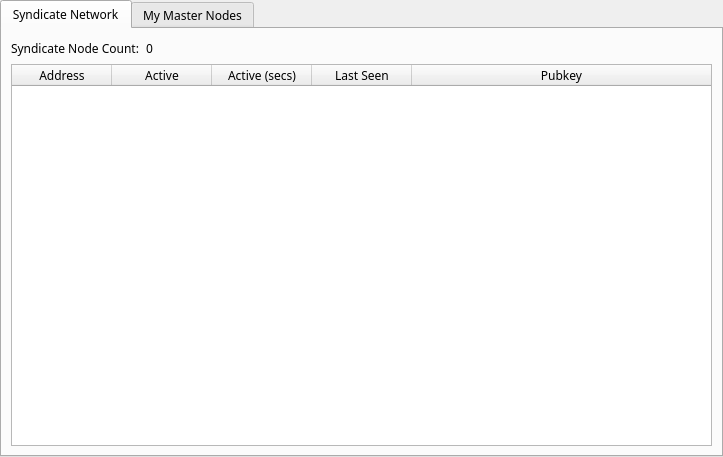
<?xml version="1.0" encoding="UTF-8"?>
<ui version="4.0">
 <class>MasternodeManager</class>
 <widget class="QWidget" name="MasternodeManager">
  <property name="geometry">
   <rect>
    <x>0</x>
    <y>0</y>
    <width>723</width>
    <height>457</height>
   </rect>
  </property>
  <property name="font">
   <font>
    <family>Sawasdee</family>
   </font>
  </property>
  <property name="windowTitle">
   <string>Form</string>
  </property>
  <layout class="QVBoxLayout" name="topLayout">
   <property name="leftMargin">
    <number>0</number>
   </property>
   <property name="topMargin">
    <number>0</number>
   </property>
   <property name="rightMargin">
    <number>0</number>
   </property>
   <property name="bottomMargin">
    <number>0</number>
   </property>
   <item>
    <layout class="QVBoxLayout" name="verticalLayout">
     <property name="bottomMargin">
      <number>0</number>
     </property>
     <item>
      <widget class="QTabWidget" name="tabWidget">
       <property name="font">
        <font>
         <family>Sawasdee</family>
        </font>
       </property>
       <property name="currentIndex">
        <number>0</number>
       </property>
       <widget class="QWidget" name="tab">
        <attribute name="title">
         <string>Syndicate Network</string>
        </attribute>
        <layout class="QGridLayout" name="gridLayout">
         <item row="1" column="0">
          <widget class="QTableWidget" name="tableWidget">
           <property name="font">
            <font>
             <family>Sawasdee</family>
            </font>
           </property>
           <property name="editTriggers">
            <set>QAbstractItemView::NoEditTriggers</set>
           </property>
           <property name="alternatingRowColors">
            <bool>true</bool>
           </property>
           <property name="selectionBehavior">
            <enum>QAbstractItemView::SelectRows</enum>
           </property>
           <property name="sortingEnabled">
            <bool>true</bool>
           </property>
           <attribute name="horizontalHeaderStretchLastSection">
            <bool>true</bool>
           </attribute>
           <column>
            <property name="text">
             <string>Address</string>
            </property>
           </column>
           <column>
            <property name="text">
             <string>Active</string>
            </property>
           </column>
           <column>
            <property name="text">
             <string>Active (secs)</string>
            </property>
           </column>
           <column>
            <property name="text">
             <string>Last Seen</string>
            </property>
           </column>
           <column>
            <property name="text">
             <string>Pubkey</string>
            </property>
           </column>
          </widget>
         </item>
         <item row="0" column="0">
          <layout class="QHBoxLayout" name="horizontalLayout_3">
           <property name="bottomMargin">
            <number>0</number>
           </property>
           <item>
            <widget class="QLabel" name="label_2">
             <property name="font">
              <font>
               <family>Sawasdee</family>
              </font>
             </property>
             <property name="text">
              <string>Syndicate Node Count:</string>
             </property>
            </widget>
           </item>
           <item>
            <widget class="QLabel" name="countLabel">
             <property name="font">
              <font>
               <family>Sawasdee</family>
              </font>
             </property>
             <property name="text">
              <string>0</string>
             </property>
            </widget>
           </item>
           <item>
            <spacer name="horizontalSpacer_3">
             <property name="font">
              <font>
               <family>Sawasdee</family>
              </font>
             </property>
             <property name="orientation">
              <enum>Qt::Horizontal</enum>
             </property>
             <property name="sizeHint" stdset="0">
              <size>
               <width>40</width>
               <height>20</height>
              </size>
             </property>
            </spacer>
           </item>
          </layout>
         </item>
        </layout>
       </widget>
       <widget class="QWidget" name="tab_2">
        <attribute name="title">
         <string>My Master Nodes</string>
        </attribute>
        <layout class="QGridLayout" name="gridLayout_2">
         <item row="0" column="0">
          <layout class="QVBoxLayout" name="verticalLayout_2">
           <property name="bottomMargin">
            <number>0</number>
           </property>
           <item>
            <layout class="QHBoxLayout" name="horizontalLayout">
             <item>
              <widget class="QPushButton" name="createButton">
               <property name="font">
                <font>
                 <family>Sawasdee</family>
                </font>
               </property>
               <property name="text">
                <string>&amp;Create...</string>
               </property>
              </widget>
             </item>
             <item>
              <spacer name="horizontalSpacer">
               <property name="font">
                <font>
                 <family>Sawasdee</family>
                </font>
               </property>
               <property name="orientation">
                <enum>Qt::Horizontal</enum>
               </property>
               <property name="sizeHint" stdset="0">
                <size>
                 <width>40</width>
                 <height>20</height>
                </size>
               </property>
              </spacer>
             </item>
            </layout>
           </item>
           <item>
            <widget class="QTableWidget" name="tableWidget_2">
             <property name="minimumSize">
              <size>
               <width>695</width>
               <height>0</height>
              </size>
             </property>
             <property name="font">
              <font>
               <family>Sawasdee</family>
              </font>
             </property>
             <property name="editTriggers">
              <set>QAbstractItemView::NoEditTriggers</set>
             </property>
             <property name="alternatingRowColors">
              <bool>true</bool>
             </property>
             <property name="selectionMode">
              <enum>QAbstractItemView::SingleSelection</enum>
             </property>
             <property name="selectionBehavior">
              <enum>QAbstractItemView::SelectRows</enum>
             </property>
             <attribute name="horizontalHeaderStretchLastSection">
              <bool>true</bool>
             </attribute>
             <column>
              <property name="text">
               <string>Alias</string>
              </property>
             </column>
             <column>
              <property name="text">
               <string>IP/Onion</string>
              </property>
             </column>
             <column>
              <property name="text">
               <string>Status</string>
              </property>
             </column>
            </widget>
           </item>
           <item>
            <layout class="QHBoxLayout" name="horizontalLayout_2">
             <property name="bottomMargin">
              <number>0</number>
             </property>
             <item>
              <widget class="QPushButton" name="editButton">
               <property name="font">
                <font>
                 <family>Sawasdee</family>
                </font>
               </property>
               <property name="text">
                <string>&amp;Edit</string>
               </property>
              </widget>
             </item>
             <item>
              <widget class="QPushButton" name="removeButton">
               <property name="font">
                <font>
                 <family>Sawasdee</family>
                </font>
               </property>
               <property name="text">
                <string>&amp;Remove</string>
               </property>
              </widget>
             </item>
             <item>
              <widget class="QPushButton" name="UpdateButton">
               <property name="font">
                <font>
                 <family>Sawasdee</family>
                </font>
               </property>
               <property name="text">
                <string>&amp;Update</string>
               </property>
              </widget>
             </item>
             <item>
              <spacer name="horizontalSpacer_2">
               <property name="font">
                <font>
                 <family>Sawasdee</family>
                </font>
               </property>
               <property name="orientation">
                <enum>Qt::Horizontal</enum>
               </property>
               <property name="sizeHint" stdset="0">
                <size>
                 <width>40</width>
                 <height>20</height>
                </size>
               </property>
              </spacer>
             </item>
            </layout>
           </item>
           <item>
            <layout class="QHBoxLayout" name="horizontalLayout_4">
             <property name="bottomMargin">
              <number>0</number>
             </property>
            </layout>
           </item>
           <item>
            <layout class="QHBoxLayout" name="horizontalLayout_5">
             <property name="bottomMargin">
              <number>0</number>
             </property>
             <item>
              <widget class="QPushButton" name="startButton">
               <property name="font">
                <font>
                 <family>Sawasdee</family>
                </font>
               </property>
               <property name="text">
                <string>S&amp;tart</string>
               </property>
              </widget>
             </item>
             <item>
              <widget class="QPushButton" name="startAllButton">
               <property name="font">
                <font>
                 <family>Sawasdee</family>
                </font>
               </property>
               <property name="text">
                <string>St&amp;art All</string>
               </property>
              </widget>
             </item>
             <item>
              <spacer name="horizontalSpacer_5">
               <property name="font">
                <font>
                 <family>Sawasdee</family>
                </font>
               </property>
               <property name="orientation">
                <enum>Qt::Horizontal</enum>
               </property>
               <property name="sizeHint" stdset="0">
                <size>
                 <width>40</width>
                 <height>20</height>
                </size>
               </property>
              </spacer>
             </item>
            </layout>
           </item>
          </layout>
         </item>
        </layout>
       </widget>
      </widget>
     </item>
    </layout>
   </item>
  </layout>
 </widget>
 <resources/>
 <connections/>
</ui>
